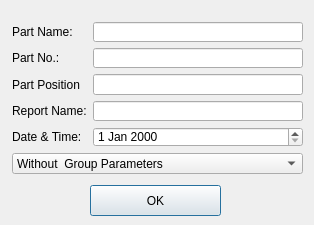
<?xml version="1.0" encoding="UTF-8"?>
<ui version="4.0">
 <class>DialogReportSetting</class>
 <widget class="QDialog" name="DialogReportSetting">
  <property name="geometry">
   <rect>
    <x>0</x>
    <y>0</y>
    <width>314</width>
    <height>225</height>
   </rect>
  </property>
  <property name="windowTitle">
   <string>Dialog</string>
  </property>
  <widget class="QPushButton" name="pushButton">
   <property name="geometry">
    <rect>
     <x>90</x>
     <y>185</y>
     <width>131</width>
     <height>31</height>
    </rect>
   </property>
   <property name="text">
    <string>OK</string>
   </property>
  </widget>
  <widget class="QWidget" name="layoutWidget">
   <property name="geometry">
    <rect>
     <x>12</x>
     <y>22</y>
     <width>291</width>
     <height>152</height>
    </rect>
   </property>
   <layout class="QFormLayout" name="formLayout">
    <item row="0" column="0">
     <widget class="QLabel" name="label_5">
      <property name="text">
       <string>Part Name:</string>
      </property>
     </widget>
    </item>
    <item row="0" column="1">
     <widget class="QLineEdit" name="StrPartName"/>
    </item>
    <item row="1" column="0">
     <widget class="QLabel" name="label">
      <property name="text">
       <string>Part No.:</string>
      </property>
     </widget>
    </item>
    <item row="1" column="1">
     <widget class="QLineEdit" name="StrPartNo"/>
    </item>
    <item row="2" column="0">
     <widget class="QLabel" name="label_2">
      <property name="text">
       <string>Part Position</string>
      </property>
     </widget>
    </item>
    <item row="2" column="1">
     <widget class="QLineEdit" name="StrPartPostion"/>
    </item>
    <item row="3" column="0">
     <widget class="QLabel" name="label_6">
      <property name="text">
       <string>Report Name:</string>
      </property>
     </widget>
    </item>
    <item row="3" column="1">
     <widget class="QLineEdit" name="StrReportName"/>
    </item>
    <item row="4" column="0">
     <widget class="QLabel" name="label_4">
      <property name="text">
       <string>Date &amp; Time:</string>
      </property>
     </widget>
    </item>
    <item row="4" column="1">
     <widget class="QDateEdit" name="dateEdit"/>
    </item>
    <item row="5" column="0" colspan="2">
     <widget class="QComboBox" name="ComModeSelection">
      <item>
       <property name="text">
        <string>Without  Group Parameters</string>
       </property>
      </item>
      <item>
       <property name="text">
        <string>With Group Parameters</string>
       </property>
      </item>
     </widget>
    </item>
   </layout>
  </widget>
 </widget>
 <resources/>
 <connections/>
</ui>
